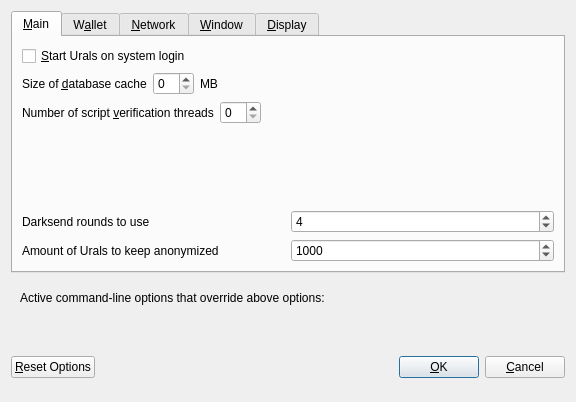
<?xml version="1.0" encoding="UTF-8"?>
<ui version="4.0">
 <class>OptionsDialog</class>
 <widget class="QDialog" name="OptionsDialog">
  <property name="geometry">
   <rect>
    <x>0</x>
    <y>0</y>
    <width>576</width>
    <height>402</height>
   </rect>
  </property>
  <property name="windowTitle">
   <string>Options</string>
  </property>
  <property name="modal">
   <bool>true</bool>
  </property>
  <layout class="QVBoxLayout" name="verticalLayout">
   <item>
    <widget class="QTabWidget" name="tabWidget">
     <property name="currentIndex">
      <number>0</number>
     </property>
     <widget class="QWidget" name="tabMain">
      <attribute name="title">
       <string>&amp;Main</string>
      </attribute>
      <layout class="QVBoxLayout" name="verticalLayout_Main">
       <item>
        <widget class="QCheckBox" name="bitcoinAtStartup">
         <property name="toolTip">
          <string>Automatically start Urals after logging in to the system.</string>
         </property>
         <property name="text">
          <string>&amp;Start Urals on system login</string>
         </property>
        </widget>
       </item>
       <item>
        <layout class="QHBoxLayout" name="horizontalLayout_2_Main">
         <item>
          <widget class="QLabel" name="databaseCacheLabel">
           <property name="text">
            <string>Size of &amp;database cache</string>
           </property>
           <property name="textFormat">
            <enum>Qt::PlainText</enum>
           </property>
           <property name="buddy">
            <cstring>databaseCache</cstring>
           </property>
          </widget>
         </item>
         <item>
          <widget class="QSpinBox" name="databaseCache"/>
         </item>
         <item>
          <widget class="QLabel" name="databaseCacheUnitLabel">
           <property name="text">
            <string>MB</string>
           </property>
           <property name="textFormat">
            <enum>Qt::PlainText</enum>
           </property>
          </widget>
         </item>
         <item>
          <spacer name="horizontalSpacer_2_Main">
           <property name="orientation">
            <enum>Qt::Horizontal</enum>
           </property>
           <property name="sizeHint" stdset="0">
            <size>
             <width>40</width>
             <height>20</height>
            </size>
           </property>
          </spacer>
         </item>
        </layout>
       </item>
       <item>
        <layout class="QHBoxLayout" name="horizontalLayout_3_Main">
         <item>
          <widget class="QLabel" name="threadsScriptVerifLabel">
           <property name="text">
            <string>Number of script &amp;verification threads</string>
           </property>
           <property name="textFormat">
            <enum>Qt::PlainText</enum>
           </property>
           <property name="buddy">
            <cstring>threadsScriptVerif</cstring>
           </property>
          </widget>
         </item>
         <item>
          <widget class="QSpinBox" name="threadsScriptVerif">
           <property name="toolTip">
            <string>(0 = auto, &lt;0 = leave that many cores free)</string>
           </property>
          </widget>
         </item>
         <item>
          <spacer name="horizontalSpacer_3_Main">
           <property name="orientation">
            <enum>Qt::Horizontal</enum>
           </property>
           <property name="sizeHint" stdset="0">
            <size>
             <width>40</width>
             <height>20</height>
            </size>
           </property>
          </spacer>
         </item>
        </layout>
       </item>
       <item>
        <spacer name="verticalSpacer_Main">
         <property name="orientation">
          <enum>Qt::Vertical</enum>
         </property>
         <property name="sizeHint" stdset="0">
          <size>
           <width>20</width>
           <height>40</height>
          </size>
         </property>
        </spacer>
       </item>
       <item>
        <layout class="QHBoxLayout" name="horizontalLayout_2_Main">
         <item>
          <widget class="QLabel" name="label">
           <property name="toolTip">
            <string>&lt;html&gt;&lt;head/&gt;&lt;body&gt;&lt;p&gt;This setting determines the amount of individual masternodes that an input will be anonymized through. More rounds of anonymization gives a higher degree of privacy, but also costs more in fees.&lt;/p&gt;&lt;/body&gt;&lt;/html&gt;</string>
           </property>
           <property name="text">
            <string>Darksend rounds to use</string>
           </property>
          </widget>
         </item>
         <item>
          <widget class="QSpinBox" name="darksendRounds">
           <property name="minimum">
            <number>2</number>
           </property>
           <property name="maximum">
            <number>8</number>
           </property>
           <property name="value">
            <number>4</number>
           </property>
          </widget>
         </item>
        </layout>
       </item>
       <item>
        <layout class="QHBoxLayout" name="horizontalLayout">
         <item>
          <widget class="QLabel" name="label_2">
           <property name="toolTip">
            <string>This amount acts as a threshold to turn off Darksend once it's reached.</string>
           </property>
           <property name="statusTip">
            <string notr="true"/>
           </property>
           <property name="whatsThis">
            <string notr="true"/>
           </property>
           <property name="accessibleName">
            <string notr="true"/>
           </property>
           <property name="accessibleDescription">
            <string notr="true"/>
           </property>
           <property name="text">
            <string>Amount of Urals to keep anonymized</string>
           </property>
          </widget>
         </item>
         <item>
          <widget class="QSpinBox" name="anonymizeDarkcoin">
           <property name="minimum">
            <number>2</number>
           </property>
           <property name="maximum">
            <number>2000</number>
           </property>
           <property name="singleStep">
            <number>10</number>
           </property>
           <property name="value">
            <number>1000</number>
           </property>
          </widget>
         </item>
        </layout>
       </item>
      </layout>
     </widget>
     <widget class="QWidget" name="tabWallet">
      <attribute name="title">
       <string>W&amp;allet</string>
      </attribute>
      <layout class="QVBoxLayout" name="verticalLayout_Wallet">
       <item>
        <widget class="QLabel" name="transactionFeeInfoLabel">
         <property name="text">
          <string>Optional transaction fee per kB that helps make sure your transactions are processed quickly. Most transactions are 1 kB.</string>
         </property>
         <property name="textFormat">
          <enum>Qt::PlainText</enum>
         </property>
         <property name="wordWrap">
          <bool>true</bool>
         </property>
        </widget>
       </item>
       <item>
        <layout class="QHBoxLayout" name="horizontalLayout_1_Wallet">
         <item>
          <widget class="QLabel" name="transactionFeeLabel">
           <property name="text">
            <string>Pay transaction &amp;fee</string>
           </property>
           <property name="textFormat">
            <enum>Qt::PlainText</enum>
           </property>
           <property name="buddy">
            <cstring>transactionFee</cstring>
           </property>
          </widget>
         </item>
         <item>
          <widget class="BitcoinAmountField" name="transactionFee"/>
         </item>
         <item>
          <spacer name="horizontalSpacer_1_Wallet">
           <property name="orientation">
            <enum>Qt::Horizontal</enum>
           </property>
           <property name="sizeHint" stdset="0">
            <size>
             <width>40</width>
             <height>20</height>
            </size>
           </property>
          </spacer>
         </item>
        </layout>
       </item>
       <item>
        <spacer name="verticalSpacer_Wallet">
         <property name="orientation">
          <enum>Qt::Vertical</enum>
         </property>
         <property name="sizeHint" stdset="0">
          <size>
           <width>20</width>
           <height>40</height>
          </size>
         </property>
        </spacer>
       </item>
       <item>
        <widget class="QGroupBox" name="groupBox">
         <property name="title">
          <string>Expert</string>
         </property>
         <layout class="QVBoxLayout" name="verticalLayout_2">
          <item>
           <widget class="QCheckBox" name="coinControlFeatures">
            <property name="toolTip">
             <string>Whether to show coin control features or not.</string>
            </property>
            <property name="text">
             <string>Enable coin &amp;control features</string>
            </property>
           </widget>
          </item>
          <item>
           <widget class="QCheckBox" name="spendZeroConfChange">
            <property name="toolTip">
             <string>If you disable the spending of unconfirmed change, the change from a transaction cannot be used until that transaction has at least one confirmation. This also affects how your balance is computed.</string>
            </property>
            <property name="text">
             <string>&amp;Spend unconfirmed change</string>
            </property>
           </widget>
          </item>
         </layout>
        </widget>
       </item>
      </layout>
     </widget>
     <widget class="QWidget" name="tabNetwork">
      <attribute name="title">
       <string>&amp;Network</string>
      </attribute>
      <layout class="QVBoxLayout" name="verticalLayout_Network">
       <item>
        <widget class="QCheckBox" name="mapPortUpnp">
         <property name="toolTip">
          <string>Automatically open the Urals client port on the router. This only works when your router supports UPnP and it is enabled.</string>
         </property>
         <property name="text">
          <string>Map port using &amp;UPnP</string>
         </property>
        </widget>
       </item>
       <item>
        <widget class="QCheckBox" name="connectSocks">
         <property name="toolTip">
          <string>Connect to the Urals network through a SOCKS proxy.</string>
         </property>
         <property name="text">
          <string>&amp;Connect through SOCKS proxy (default proxy):</string>
         </property>
        </widget>
       </item>
       <item>
        <layout class="QHBoxLayout" name="horizontalLayout_1_Network">
         <item>
          <widget class="QLabel" name="proxyIpLabel">
           <property name="text">
            <string>Proxy &amp;IP:</string>
           </property>
           <property name="textFormat">
            <enum>Qt::PlainText</enum>
           </property>
           <property name="buddy">
            <cstring>proxyIp</cstring>
           </property>
          </widget>
         </item>
         <item>
          <widget class="QValidatedLineEdit" name="proxyIp">
           <property name="minimumSize">
            <size>
             <width>140</width>
             <height>0</height>
            </size>
           </property>
           <property name="maximumSize">
            <size>
             <width>140</width>
             <height>16777215</height>
            </size>
           </property>
           <property name="toolTip">
            <string>IP address of the proxy (e.g. IPv4: 127.0.0.1 / IPv6: ::1)</string>
           </property>
          </widget>
         </item>
         <item>
          <widget class="QLabel" name="proxyPortLabel">
           <property name="text">
            <string>&amp;Port:</string>
           </property>
           <property name="textFormat">
            <enum>Qt::PlainText</enum>
           </property>
           <property name="buddy">
            <cstring>proxyPort</cstring>
           </property>
          </widget>
         </item>
         <item>
          <widget class="QLineEdit" name="proxyPort">
           <property name="minimumSize">
            <size>
             <width>55</width>
             <height>0</height>
            </size>
           </property>
           <property name="maximumSize">
            <size>
             <width>55</width>
             <height>16777215</height>
            </size>
           </property>
           <property name="toolTip">
            <string>Port of the proxy (e.g. 9050)</string>
           </property>
          </widget>
         </item>
         <item>
          <widget class="QLabel" name="socksVersionLabel">
           <property name="text">
            <string>SOCKS &amp;Version:</string>
           </property>
           <property name="textFormat">
            <enum>Qt::PlainText</enum>
           </property>
           <property name="buddy">
            <cstring>socksVersion</cstring>
           </property>
          </widget>
         </item>
         <item>
          <widget class="QValueComboBox" name="socksVersion">
           <property name="toolTip">
            <string>SOCKS version of the proxy (e.g. 5)</string>
           </property>
          </widget>
         </item>
         <item>
          <spacer name="horizontalSpacer_1_Network">
           <property name="orientation">
            <enum>Qt::Horizontal</enum>
           </property>
           <property name="sizeHint" stdset="0">
            <size>
             <width>40</width>
             <height>20</height>
            </size>
           </property>
          </spacer>
         </item>
        </layout>
       </item>
       <item>
        <spacer name="verticalSpacer_Network">
         <property name="orientation">
          <enum>Qt::Vertical</enum>
         </property>
         <property name="sizeHint" stdset="0">
          <size>
           <width>20</width>
           <height>40</height>
          </size>
         </property>
        </spacer>
       </item>
      </layout>
     </widget>
     <widget class="QWidget" name="tabWindow">
      <attribute name="title">
       <string>&amp;Window</string>
      </attribute>
      <layout class="QVBoxLayout" name="verticalLayout_Window">
       <item>
        <widget class="QCheckBox" name="minimizeToTray">
         <property name="toolTip">
          <string>Show only a tray icon after minimizing the window.</string>
         </property>
         <property name="text">
          <string>&amp;Minimize to the tray instead of the taskbar</string>
         </property>
        </widget>
       </item>
       <item>
        <widget class="QCheckBox" name="minimizeOnClose">
         <property name="toolTip">
          <string>Minimize instead of exit the application when the window is closed. When this option is enabled, the application will be closed only after selecting Quit in the menu.</string>
         </property>
         <property name="text">
          <string>M&amp;inimize on close</string>
         </property>
        </widget>
       </item>
       <item>
        <spacer name="verticalSpacer_Window">
         <property name="orientation">
          <enum>Qt::Vertical</enum>
         </property>
         <property name="sizeHint" stdset="0">
          <size>
           <width>20</width>
           <height>40</height>
          </size>
         </property>
        </spacer>
       </item>
      </layout>
     </widget>
     <widget class="QWidget" name="tabDisplay">
      <attribute name="title">
       <string>&amp;Display</string>
      </attribute>
      <layout class="QVBoxLayout" name="verticalLayout_Display">
       <item>
        <layout class="QHBoxLayout" name="horizontalLayout_1_Display">
         <item>
          <widget class="QLabel" name="langLabel">
           <property name="text">
            <string>User Interface &amp;language:</string>
           </property>
           <property name="textFormat">
            <enum>Qt::PlainText</enum>
           </property>
           <property name="buddy">
            <cstring>lang</cstring>
           </property>
          </widget>
         </item>
         <item>
          <widget class="QValueComboBox" name="lang">
           <property name="toolTip">
            <string>The user interface language can be set here. This setting will take effect after restarting Urals.</string>
           </property>
          </widget>
         </item>
        </layout>
       </item>
       <item>
        <widget class="QLabel" name="label_3">
         <property name="toolTip">
          <string notr="true"/>
         </property>
         <property name="statusTip">
          <string notr="true"/>
         </property>
         <property name="whatsThis">
          <string notr="true"/>
         </property>
         <property name="accessibleName">
          <string notr="true"/>
         </property>
         <property name="text">
          <string>Language missing or translation incomplete? Help contributing translations here:
https://www.transifex.com/projects/p/urals/</string>
         </property>
         <property name="wordWrap">
          <bool>true</bool>
         </property>
         <property name="openExternalLinks">
          <bool>true</bool>
         </property>
         <property name="textInteractionFlags">
          <set>Qt::TextBrowserInteraction</set>
	 </property>
	</widget>
	</item>
	<item>
        <layout class="QHBoxLayout" name="horizontalLayout_4_Display" stretch="0,0">
         <item>
          <widget class="QLabel" name="themeLabel">
           <property name="text">
            <string>User Interface Theme:</string>
           </property>
          </widget>
         </item>
         <item>
          <widget class="QValueComboBox" name="theme"/>
         </item>
        </layout>
       </item>
       <item>
        <widget class="Line" name="line">
         <property name="orientation">
          <enum>Qt::Horizontal</enum>
         </property>
        </widget>
       </item>
       <item>
        <layout class="QHBoxLayout" name="horizontalLayout_2_Display">
         <item>
          <widget class="QLabel" name="unitLabel">
           <property name="text">
            <string>&amp;Unit to show amounts in:</string>
           </property>
           <property name="textFormat">
            <enum>Qt::PlainText</enum>
           </property>
           <property name="buddy">
            <cstring>unit</cstring>
           </property>
          </widget>
         </item>
         <item>
          <widget class="QValueComboBox" name="unit">
           <property name="toolTip">
            <string>Choose the default subdivision unit to show in the interface and when sending coins.</string>
           </property>
          </widget>
         </item>
        </layout>
       </item>
       <item>
        <widget class="QCheckBox" name="displayAddresses">
         <property name="toolTip">
          <string>Whether to show Urals addresses in the transaction list or not.</string>
         </property>
         <property name="text">
          <string>&amp;Display addresses in transaction list</string>
         </property>
        </widget>
       </item>
       <item>
        <layout class="QHBoxLayout" name="horizontalLayout_3_Display">
         <item>
          <widget class="QLabel" name="thirdPartyTxUrlsLabel">
           <property name="toolTip">
            <string>Third party URLs (e.g. a block explorer) that appear in the transactions tab as context menu items. %s in the URL is replaced by transaction hash. Multiple URLs are separated by vertical bar |.</string>
           </property>
           <property name="text">
            <string>Third party transaction URLs</string>
           </property>
           <property name="buddy">
            <cstring>thirdPartyTxUrls</cstring>
           </property>
          </widget>
         </item>
         <item>
          <widget class="QLineEdit" name="thirdPartyTxUrls">
           <property name="toolTip">
            <string>Third party URLs (e.g. a block explorer) that appear in the transactions tab as context menu items. %s in the URL is replaced by transaction hash. Multiple URLs are separated by vertical bar |.</string>
           </property>
          </widget>
         </item>
        </layout>
       </item>
       <item>
        <spacer name="verticalSpacer">
         <property name="orientation">
          <enum>Qt::Vertical</enum>
         </property>
         <property name="sizeHint" stdset="0">
          <size>
           <width>20</width>
           <height>40</height>
          </size>
         </property>
        </spacer>
       </item>
      </layout>
     </widget>
    </widget>
   </item>
   <item>
    <widget class="QFrame" name="frame">
     <layout class="QVBoxLayout" name="verticalLayout_Bottom">
      <item>
       <layout class="QHBoxLayout" name="horizontalLayout_Bottom">
        <item>
         <widget class="QLabel" name="overriddenByCommandLineInfoLabel">
          <property name="text">
           <string>Active command-line options that override above options:</string>
          </property>
          <property name="textFormat">
           <enum>Qt::PlainText</enum>
          </property>
         </widget>
        </item>
        <item>
         <spacer name="horizontalSpacer_Bottom">
          <property name="orientation">
           <enum>Qt::Horizontal</enum>
          </property>
          <property name="sizeHint" stdset="0">
           <size>
            <width>40</width>
            <height>20</height>
           </size>
          </property>
         </spacer>
        </item>
       </layout>
      </item>
      <item>
       <widget class="QLabel" name="overriddenByCommandLineLabel">
        <property name="text">
         <string/>
        </property>
        <property name="textFormat">
         <enum>Qt::PlainText</enum>
        </property>
        <property name="wordWrap">
         <bool>true</bool>
        </property>
       </widget>
      </item>
     </layout>
    </widget>
   </item>
   <item>
    <layout class="QHBoxLayout" name="horizontalLayout_Buttons">
     <item>
      <widget class="QPushButton" name="resetButton">
       <property name="toolTip">
        <string>Reset all client options to default.</string>
       </property>
       <property name="text">
        <string>&amp;Reset Options</string>
       </property>
       <property name="autoDefault">
        <bool>false</bool>
       </property>
      </widget>
     </item>
     <item>
      <spacer name="horizontalSpacer_1">
       <property name="orientation">
        <enum>Qt::Horizontal</enum>
       </property>
       <property name="sizeHint" stdset="0">
        <size>
         <width>40</width>
         <height>48</height>
        </size>
       </property>
      </spacer>
     </item>
     <item>
      <widget class="QLabel" name="statusLabel">
       <property name="minimumSize">
        <size>
         <width>200</width>
         <height>0</height>
        </size>
       </property>
       <property name="font">
        <font>
         <weight>75</weight>
         <bold>true</bold>
        </font>
       </property>
       <property name="text">
        <string/>
       </property>
       <property name="textFormat">
        <enum>Qt::PlainText</enum>
       </property>
       <property name="wordWrap">
        <bool>true</bool>
       </property>
      </widget>
     </item>
     <item>
      <spacer name="horizontalSpacer_2">
       <property name="orientation">
        <enum>Qt::Horizontal</enum>
       </property>
       <property name="sizeHint" stdset="0">
        <size>
         <width>40</width>
         <height>48</height>
        </size>
       </property>
      </spacer>
     </item>
     <item>
      <widget class="QPushButton" name="okButton">
       <property name="text">
        <string>&amp;OK</string>
       </property>
      </widget>
     </item>
     <item>
      <widget class="QPushButton" name="cancelButton">
       <property name="text">
        <string>&amp;Cancel</string>
       </property>
       <property name="autoDefault">
        <bool>false</bool>
       </property>
      </widget>
     </item>
    </layout>
   </item>
  </layout>
 </widget>
 <customwidgets>
  <customwidget>
   <class>BitcoinAmountField</class>
   <extends>QLineEdit</extends>
   <header>bitcoinamountfield.h</header>
   <container>1</container>
  </customwidget>
  <customwidget>
   <class>QValidatedLineEdit</class>
   <extends>QLineEdit</extends>
   <header>qvalidatedlineedit.h</header>
  </customwidget>
  <customwidget>
   <class>QValueComboBox</class>
   <extends>QComboBox</extends>
   <header>qvaluecombobox.h</header>
  </customwidget>
 </customwidgets>
 <resources/>
 <connections/>
</ui>
